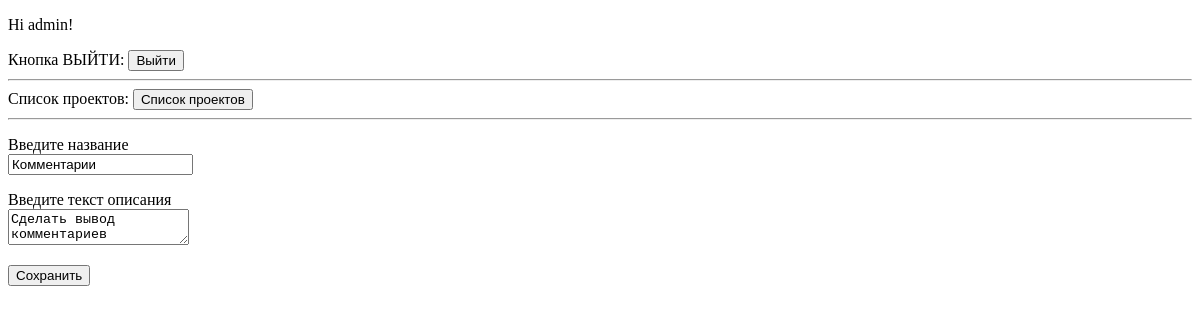
The page /accounts/project/1/edit_task/8 (signed in) on the database as committed earlier.
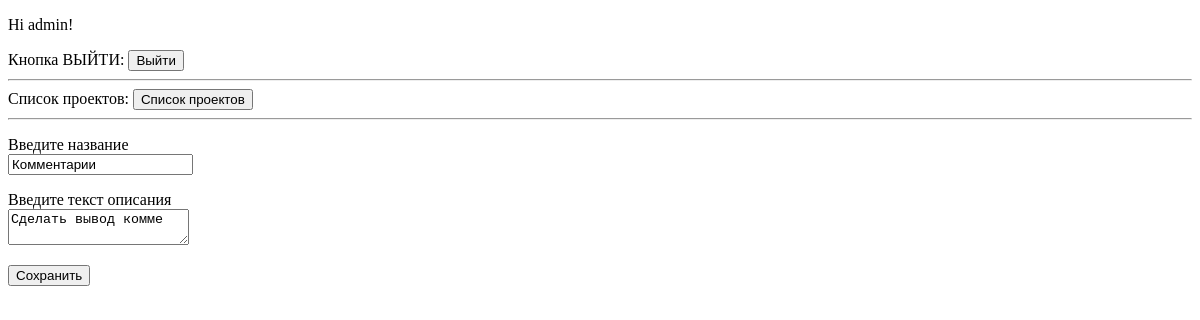
The same page on the database as committed later.
### task_tracker/models.py (models this page shows, shortened)
class Task(models.Model):
    project = models.ForeignKey(Project, on_delete=models.CASCADE)
    task_name = models.CharField('Название задачи', max_length=50)
    task_text = models.CharField('описание задачи', max_length=200)
    create_date = models.DateTimeField('дата создания задачи', auto_now_add=True)
    status = models.CharField(
        'статус задачи',
        max_length=2,
        choices=Status.choices,
        default=Status.WAITING,
    )
    class Meta:
        verbose_name = 'Задача'
        verbose_name_plural = 'Задачи'

### task_tracker/views.py (the view)
# urls.py: path('accounts/project/<int:project_id>/edit_task/<int:task_id>', views.edit_task, name='edit_task'),
def edit_task(request, project_id, task_id):
    try:
        project = Project.objects.get(id=project_id)
        task = Task.objects.get(id=task_id)
    except:
        raise Http404('Проект не найден')
    if request.method == 'POST':
        task.task_name = request.POST.get("task_name")
        task.task_text = request.POST.get("task_text")
        task.save()
        return HttpResponseRedirect(reverse('task_tracker:project_tasks', args=(project.id,)))
    context = {'project': project, 'task': task}
    return render(request, 'task_tracker/edit_task.html', context)

### templates/task_tracker/edit_task.html (shortened to what this page needs)
{% extends 'base.html' %}
{% block content %}
{% if user.is_authenticated %}
<form action="{% url 'task_tracker:edit_task' project.id task.id %}" method="POST">
    <p>
        <label>Введите название</label><br>
        <input type="text" name="task_name" value="{{task.task_name}}"/>
    </p>
    <p>
        <label>Введите текст описания</label><br>
        <textarea name="task_text" value="{{task.task_text}}">{{task.task_text}}</textarea>
    </p>
    <button type='submit'>Сохранить</button>
</form>
{% else %}
    <p>You are not logged in.</p>
{% endif %}
{% endblock content %}

Rows that differ between the two databases and show on the page:
changed Task "Комментарии": task_text "Сделать вывод комментариев" → "Сделать вывод комме"
